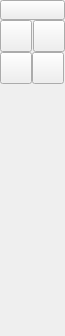
<?xml version="1.0" encoding="UTF-8"?>
<ui version="4.0">
 <class>QG_CadToolBarEllipses</class>
 <widget class="QWidget" name="QG_CadToolBarEllipses">
  <property name="geometry">
   <rect>
    <x>0</x>
    <y>0</y>
    <width>65</width>
    <height>336</height>
   </rect>
  </property>
  <property name="sizePolicy">
   <sizepolicy hsizetype="Fixed" vsizetype="Minimum">
    <horstretch>0</horstretch>
    <verstretch>0</verstretch>
   </sizepolicy>
  </property>
  <property name="minimumSize">
   <size>
    <width>65</width>
    <height>336</height>
   </size>
  </property>
  <property name="windowTitle">
   <string>Ellipses</string>
  </property>
  <widget class="QToolButton" name="bBack">
   <property name="geometry">
    <rect>
     <x>0</x>
     <y>0</y>
     <width>65</width>
     <height>20</height>
    </rect>
   </property>
   <property name="minimumSize">
    <size>
     <width>65</width>
     <height>20</height>
    </size>
   </property>
   <property name="maximumSize">
    <size>
     <width>65</width>
     <height>20</height>
    </size>
   </property>
   <property name="toolTip">
    <string>Back to main menu</string>
   </property>
   <property name="text">
    <string/>
   </property>
   <property name="icon">
    <iconset resource="../../../res/extui/extui.qrc">
     <normaloff>:/extui/back.png</normaloff>:/extui/back.png</iconset>
   </property>
   <property name="iconSize">
    <size>
     <width>65</width>
     <height>20</height>
    </size>
   </property>
  </widget>
  <widget class="QToolButton" name="bEllipseAxes">
   <property name="geometry">
    <rect>
     <x>0</x>
     <y>20</y>
     <width>32</width>
     <height>32</height>
    </rect>
   </property>
   <property name="maximumSize">
    <size>
     <width>32</width>
     <height>32</height>
    </size>
   </property>
   <property name="toolTip">
    <string>Ellipse with Center and two points</string>
   </property>
   <property name="text">
    <string/>
   </property>
   <property name="icon">
    <iconset resource="../../../res/extui/extui.qrc">
     <normaloff>:/extui/ellipsesaxes.png</normaloff>:/extui/ellipsesaxes.png</iconset>
   </property>
   <property name="iconSize">
    <size>
     <width>32</width>
     <height>32</height>
    </size>
   </property>
   <property name="checkable">
    <bool>true</bool>
   </property>
   <property name="autoExclusive">
    <bool>true</bool>
   </property>
  </widget>
  <widget class="QToolButton" name="bEllipseArcAxes">
   <property name="geometry">
    <rect>
     <x>33</x>
     <y>20</y>
     <width>32</width>
     <height>32</height>
    </rect>
   </property>
   <property name="maximumSize">
    <size>
     <width>32</width>
     <height>32</height>
    </size>
   </property>
   <property name="toolTip">
    <string>Ellipse arc with center, two points and angles</string>
   </property>
   <property name="text">
    <string/>
   </property>
   <property name="icon">
    <iconset resource="../../../res/extui/extui.qrc">
     <normaloff>:/extui/ellipsearcsaxes.png</normaloff>:/extui/ellipsearcsaxes.png</iconset>
   </property>
   <property name="iconSize">
    <size>
     <width>32</width>
     <height>32</height>
    </size>
   </property>
   <property name="checkable">
    <bool>true</bool>
   </property>
   <property name="autoExclusive">
    <bool>true</bool>
   </property>
  </widget>
  <widget class="QToolButton" name="bEllipseFociPoint">
   <property name="geometry">
    <rect>
     <x>0</x>
     <y>52</y>
     <width>32</width>
     <height>32</height>
    </rect>
   </property>
   <property name="maximumSize">
    <size>
     <width>32</width>
     <height>32</height>
    </size>
   </property>
   <property name="toolTip">
    <string>Draw Ellipse by foci and a point on ellipse</string>
   </property>
   <property name="text">
    <string/>
   </property>
   <property name="icon">
    <iconset resource="../../../res/extui/extui.qrc">
     <normaloff>:/extui/ellipsefocipoint.png</normaloff>:/extui/ellipsefocipoint.png</iconset>
   </property>
   <property name="iconSize">
    <size>
     <width>32</width>
     <height>32</height>
    </size>
   </property>
   <property name="checkable">
    <bool>true</bool>
   </property>
   <property name="autoExclusive">
    <bool>true</bool>
   </property>
  </widget>
  <widget class="QToolButton" name="bHidden">
   <property name="geometry">
    <rect>
     <x>0</x>
     <y>336</y>
     <width>0</width>
     <height>0</height>
    </rect>
   </property>
   <property name="maximumSize">
    <size>
     <width>0</width>
     <height>0</height>
    </size>
   </property>
   <property name="toolTip">
    <string>Concentric</string>
   </property>
   <property name="text">
    <string notr="true"/>
   </property>
   <property name="iconSize">
    <size>
     <width>0</width>
     <height>0</height>
    </size>
   </property>
   <property name="checkable">
    <bool>true</bool>
   </property>
   <property name="autoExclusive">
    <bool>true</bool>
   </property>
  </widget>
  <widget class="QToolButton" name="bEllipse4Points">
   <property name="geometry">
    <rect>
     <x>32</x>
     <y>52</y>
     <width>32</width>
     <height>32</height>
    </rect>
   </property>
   <property name="maximumSize">
    <size>
     <width>32</width>
     <height>32</height>
    </size>
   </property>
   <property name="toolTip">
    <string>Draw Ellipse by foci and a point on ellipse</string>
   </property>
   <property name="text">
    <string/>
   </property>
   <property name="icon">
    <iconset resource="../../../res/extui/extui.qrc">
     <normaloff>:/extui/ellipse4points.png</normaloff>:/extui/ellipse4points.png</iconset>
   </property>
   <property name="iconSize">
    <size>
     <width>32</width>
     <height>32</height>
    </size>
   </property>
   <property name="checkable">
    <bool>true</bool>
   </property>
   <property name="autoExclusive">
    <bool>true</bool>
   </property>
  </widget>
 </widget>
 <layoutdefault spacing="6" margin="11"/>
 <resources>
  <include location="../../../res/extui/extui.qrc"/>
 </resources>
 <connections>
  <connection>
   <sender>bEllipseAxes</sender>
   <signal>clicked()</signal>
   <receiver>QG_CadToolBarEllipses</receiver>
   <slot>drawEllipseAxis()</slot>
   <hints>
    <hint type="sourcelabel">
     <x>20</x>
     <y>41</y>
    </hint>
    <hint type="destinationlabel">
     <x>20</x>
     <y>20</y>
    </hint>
   </hints>
  </connection>
  <connection>
   <sender>bEllipseArcAxes</sender>
   <signal>clicked()</signal>
   <receiver>QG_CadToolBarEllipses</receiver>
   <slot>drawEllipseArcAxis()</slot>
   <hints>
    <hint type="sourcelabel">
     <x>53</x>
     <y>41</y>
    </hint>
    <hint type="destinationlabel">
     <x>20</x>
     <y>20</y>
    </hint>
   </hints>
  </connection>
  <connection>
   <sender>bEllipseFociPoint</sender>
   <signal>clicked()</signal>
   <receiver>QG_CadToolBarEllipses</receiver>
   <slot>drawEllipseFociPoint()</slot>
   <hints>
    <hint type="sourcelabel">
     <x>15</x>
     <y>75</y>
    </hint>
    <hint type="destinationlabel">
     <x>32</x>
     <y>167</y>
    </hint>
   </hints>
  </connection>
 </connections>
</ui>
